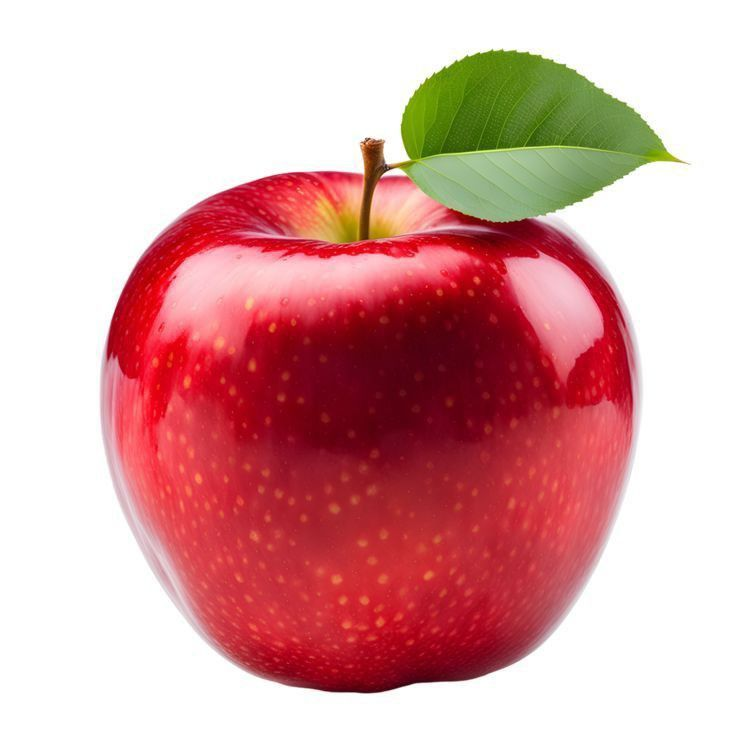
#> input picture data/images/Apple/10062799163210063.jpg, 736 x 736 px
$ python -i descriptors.py   (imports and definitions only)
#> lines starting #> are read from the running program, lines starting #| are printed output that depends on the picture
from __future__ import annotations

import cv2
import numpy as np


DEFAULT_HSV_BINS = (8, 12, 3)
HSV_RANGES = (0, 180, 0, 256, 0, 256)
DEFAULT_HOG_SIZE = (128, 128)


def l2_normalize(descriptor: np.ndarray) -> np.ndarray:
    """Normalize a descriptor with L2 norm."""
    norm = np.linalg.norm(descriptor)
    if norm == 0:
        return descriptor.astype(np.float32)
    return (descriptor / norm).astype(np.float32)


def get_five_regions(image_shape: tuple[int, int, int] | tuple[int, int]) -> list[tuple[int, int, int, int]]:
    """Return top-left, top-right, bottom-right, bottom-left, and center regions."""
    height, width = image_shape[:2]
    center_x = width // 2
    center_y = height // 2
    quarter_width = width // 4
    quarter_height = height // 4

    return [
        (0, 0, center_x, center_y),
        (center_x, 0, width, center_y),
        (center_x, center_y, width, height),
        (0, center_y, center_x, height),
        (
            center_x - quarter_width,
            center_y - quarter_height,
            center_x + quarter_width,
            center_y + quarter_height,
        ),
    ]


def create_region_mask(
    image_shape: tuple[int, int, int] | tuple[int, int],
    region: tuple[int, int, int, int],
) -> np.ndarray:
    """Create a binary mask for one image region."""
    start_x, start_y, end_x, end_y = region
    mask = np.zeros(image_shape[:2], dtype=np.uint8)
    cv2.rectangle(mask, (start_x, start_y), (end_x, end_y), 255, -1)
    return mask


def compute_hsv_histogram(
    image_hsv: np.ndarray,
    mask: np.ndarray,
    bins: tuple[int, int, int] = DEFAULT_HSV_BINS,
) -> np.ndarray:
    """Compute a normalized HSV histogram for a masked image region."""
    histogram = cv2.calcHist(
        [image_hsv],
        [0, 1, 2],
        mask,
        bins,
        HSV_RANGES,
    )
    normalized = cv2.normalize(histogram, None).flatten()
    return normalized.astype(np.float32)


def compute_region_hsv_descriptor(
    image_hsv: np.ndarray,
    bins: tuple[int, int, int] = DEFAULT_HSV_BINS,
) -> np.ndarray:
    """Compute one descriptor by combining HSV histograms from five image regions."""
    if image_hsv.ndim != 3 or image_hsv.shape[2] != 3:
        raise ValueError("HSV image must have 3 color channels")

    descriptors = []
    for region in get_five_regions(image_hsv.shape):
        mask = create_region_mask(image_hsv.shape, region)
        histogram = compute_hsv_histogram(image_hsv, mask, bins)
        descriptors.append(histogram)

    return np.concatenate(descriptors).astype(np.float32)


def compute_hog_descriptor(
    image_bgr: np.ndarray,
    image_size: tuple[int, int] = DEFAULT_HOG_SIZE,
) -> np.ndarray:
    """Compute a HOG descriptor for image shape and texture information."""
    if image_bgr.ndim != 3 or image_bgr.shape[2] != 3:
        raise ValueError("BGR image must have 3 color channels")

    resized = cv2.resize(image_bgr, image_size)
    gray = cv2.cvtColor(resized, cv2.COLOR_BGR2GRAY)

    hog = cv2.HOGDescriptor(
        _winSize=image_size,
        _blockSize=(16, 16),
        _blockStride=(8, 8),
        _cellSize=(8, 8),
        _nbins=9,
    )
    descriptor = hog.compute(gray)
    return l2_normalize(descriptor.flatten().astype(np.float32))


def compute_combined_hsv_hog_descriptor(
    image_bgr: np.ndarray,
    bins: tuple[int, int, int] = DEFAULT_HSV_BINS,
) -> np.ndarray:
    """Compute a combined HSV color descriptor and HOG shape descriptor."""
    if image_bgr.ndim != 3 or image_bgr.shape[2] != 3:
        raise ValueError("BGR image must have 3 color channels")

    image_hsv = cv2.cvtColor(image_bgr, cv2.COLOR_BGR2HSV)
    hsv_descriptor = compute_region_hsv_descriptor(image_hsv, bins=bins)
    hog_descriptor = compute_hog_descriptor(image_bgr)

    combined = np.concatenate(
        [
            l2_normalize(hsv_descriptor),
            l2_normalize(hog_descriptor),
        ]
    )
    return l2_normalize(combined)

>>> import cv2
>>> picture = cv2.imread('../../data/images/Apple/10062799163210063.jpg')
#> picture is the input picture: shape (736, 736, 3); mean B, G, R 164.5, 164.6, 217.9
>>> result = compute_combined_hsv_hog_descriptor(picture)
#> in compute_combined_hsv_hog_descriptor, `image_hsv = cv2.cvtColor(image_bgr, cv2.COLOR_BGR2HSV)`: image_hsv: shape (736, 736, 3); mean H, S, V 74.3, 90.1, 220.1
#> after the loop in compute_region_hsv_descriptor, `for region in get_five_regions(image_hsv.shape):`: descriptors = 5 items
#> in compute_combined_hsv_hog_descriptor, `hsv_descriptor = compute_region_hsv_descriptor(image_hsv, bins=bins)`: hsv_descriptor = 1440 values, max 0.989 at index 2, min 0 at index 0, mean 0.00752
#> in compute_hog_descriptor, `resized = cv2.resize(image_bgr, image_size)`:
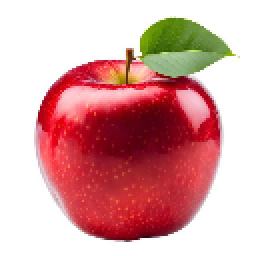
#> resized: shape (128, 128, 3) (shown 2 times larger); mean B, G, R 164.5, 164.6, 217.9
#> in compute_hog_descriptor, `gray = cv2.cvtColor(resized, cv2.COLOR_BGR2GRAY)`:
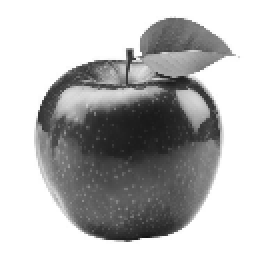
#> gray: shape (128, 128) (shown 2 times larger); min 19, max 255, mean 180.5
#> in compute_hog_descriptor, `descriptor = hog.compute(gray)`: descriptor = 8100 values, max 0.963 at index 3307, min 0 at index 0, mean 0.0953
#> in l2_normalize, `norm = np.linalg.norm(descriptor)`: norm = 13.53
#> in compute_combined_hsv_hog_descriptor, `hog_descriptor = compute_hog_descriptor(image_bgr)`: hog_descriptor = 8100 values, max 0.0712 at index 3307, min 0 at index 0, mean 0.00704
#> in compute_combined_hsv_hog_descriptor, `combined = np.concatenate( [ l2_normalize(hsv_descriptor), l2_normaliz..`: combined = 9540 values, max 0.442 at index 2, min 0 at index 0, mean 0.00649
#> result = 9540 values, max 0.313 at index 2, min 0 at index 0, mean 0.00459

$ run again, on data/images/Apple/203084264443619108.jpg
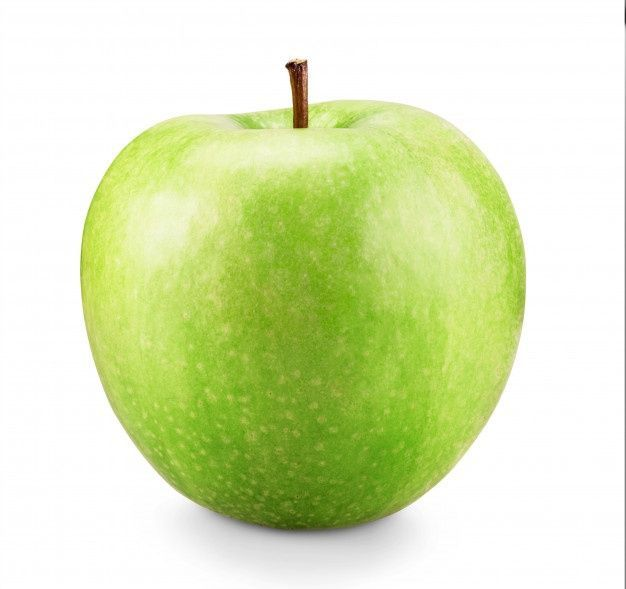
#> input picture data/images/Apple/203084264443619108.jpg, 626 x 589 px
#> picture is the input picture: shape (589, 626, 3); mean B, G, R 182, 230.3, 217.7
#> image_hsv: shape (589, 626, 3); mean H, S, V 17.8, 63.9, 230.4
#> after the loop in compute_region_hsv_descriptor, `for region in get_five_regions(image_hsv.shape):`: descriptors = 5 items
#> hsv_descriptor = 1440 values, max 0.964 at index 290, min 0 at index 0, mean 0.007
#> in compute_hog_descriptor, `resized = cv2.resize(image_bgr, image_size)`:
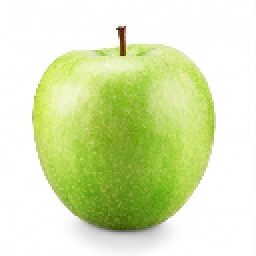
#> resized: shape (128, 128, 3) (shown 2 times larger); mean B, G, R 182.1, 230.4, 217.8
#> in compute_hog_descriptor, `gray = cv2.cvtColor(resized, cv2.COLOR_BGR2GRAY)`:
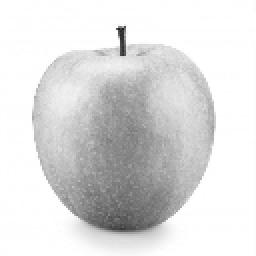
#> gray: shape (128, 128) (shown 2 times larger); min 25, max 255, mean 221.1
#> descriptor = 8100 values, max 0.591 at index 4369, min 0 at index 3, mean 0.128
#> norm = 14.98
#> hog_descriptor = 8100 values, max 0.0394 at index 4369, min 0 at index 3, mean 0.00858
#> combined = 9540 values, max 0.431 at index 290, min 0 at index 0, mean 0.00775
#> result = 9540 values, max 0.305 at index 290, min 0 at index 0, mean 0.00548

$ run again, on data/images/Apple/23995810511379783.jpg
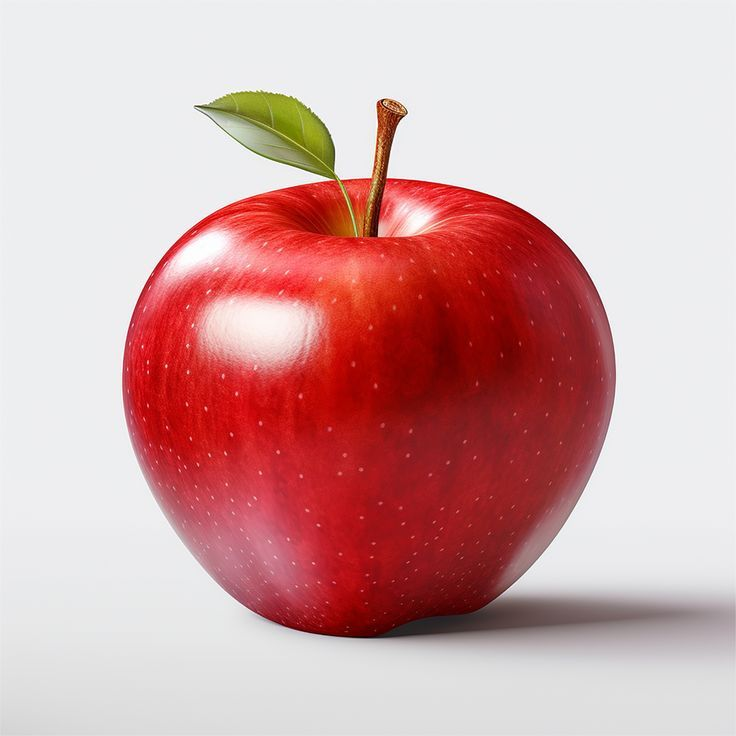
#> input picture data/images/Apple/23995810511379783.jpg, 736 x 736 px
#> picture is the input picture: shape (736, 736, 3); mean B, G, R 168.6, 168.3, 211.4
#> image_hsv: shape (736, 736, 3); mean H, S, V 90.4, 68.8, 212.8
#> after the loop in compute_region_hsv_descriptor, `for region in get_five_regions(image_hsv.shape):`: descriptors = 5 items
#> hsv_descriptor = 1440 values, max 0.963 at index 146, min 0 at index 0, mean 0.00928
#> in compute_hog_descriptor, `resized = cv2.resize(image_bgr, image_size)`:
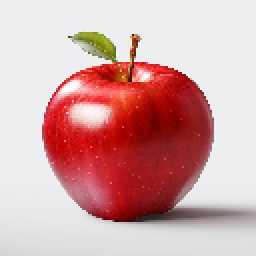
#> resized: shape (128, 128, 3) (shown 2 times larger); mean B, G, R 168.5, 168.2, 211.3
#> in compute_hog_descriptor, `gray = cv2.cvtColor(resized, cv2.COLOR_BGR2GRAY)`:
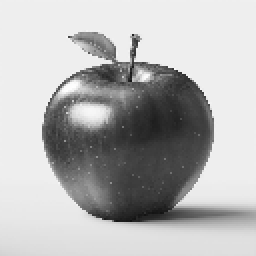
#> gray: shape (128, 128) (shown 2 times larger); min 16, max 254, mean 181.1
#> descriptor = 8100 values, max 0.989 at index 5485, min 0 at index 1, mean 0.0964
#> norm = 14.37
#> hog_descriptor = 8100 values, max 0.0688 at index 5485, min 0 at index 1, mean 0.0067
#> combined = 9540 values, max 0.431 at index 146, min 0 at index 0, mean 0.00632
#> result = 9540 values, max 0.304 at index 146, min 0 at index 0, mean 0.00447

$ run again, on data/images/Apple/43417583905599737.jpg
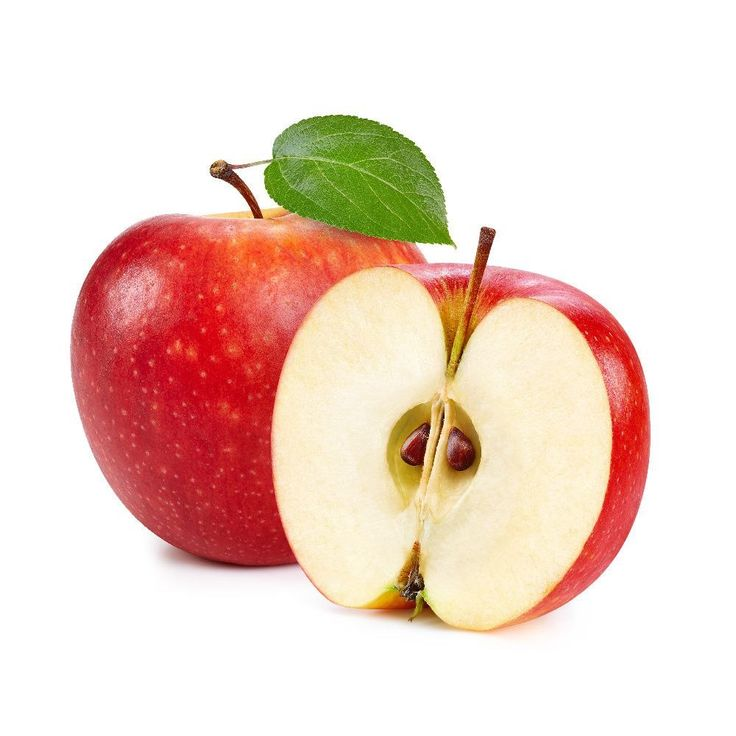
#> input picture data/images/Apple/43417583905599737.jpg, 736 x 736 px
#> picture is the input picture: shape (736, 736, 3); mean B, G, R 202.5, 213.4, 239
#> image_hsv: shape (736, 736, 3); mean H, S, V 25.2, 49.2, 240.4
#> after the loop in compute_region_hsv_descriptor, `for region in get_five_regions(image_hsv.shape):`: descriptors = 5 items
#> hsv_descriptor = 1440 values, max 0.996 at index 290, min 0 at index 0, mean 0.00727
#> in compute_hog_descriptor, `resized = cv2.resize(image_bgr, image_size)`:
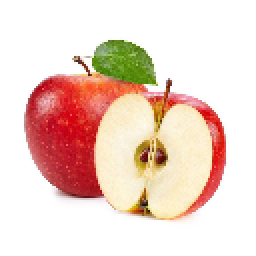
#> resized: shape (128, 128, 3) (shown 2 times larger); mean B, G, R 202.5, 213.3, 238.9
#> in compute_hog_descriptor, `gray = cv2.cvtColor(resized, cv2.COLOR_BGR2GRAY)`:
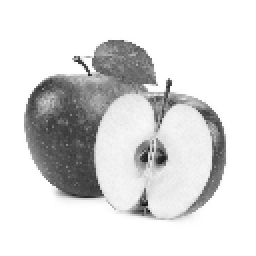
#> gray: shape (128, 128) (shown 2 times larger); min 19, max 255, mean 219.7
#> descriptor = 8100 values, max 0.974 at index 2110, min 0 at index 0, mean 0.0841
#> norm = 12.89
#> hog_descriptor = 8100 values, max 0.0756 at index 2110, min 0 at index 0, mean 0.00652
#> combined = 9540 values, max 0.446 at index 290, min 0 at index 0, mean 0.00603
#> result = 9540 values, max 0.315 at index 290, min 0 at index 0, mean 0.00426
